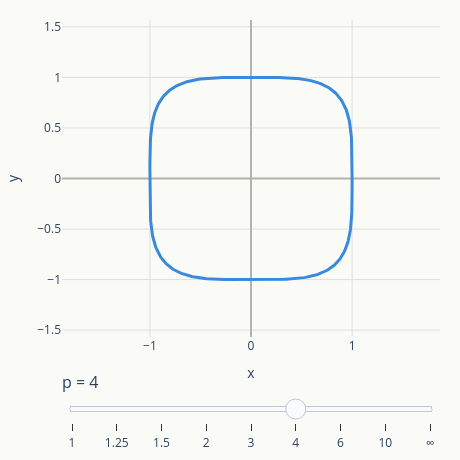

Notebook code for this chart:
### Markdown cell above
**Интерактив:** Двигайте слайдер, чтобы увидеть, как меняется форма единичная сферы в метрике $l_p$ при различных значениях $p$.

### Code cell
#| echo: false

import numpy as np
import plotly.graph_objects as go
import plotly.io as pio
pio.renderers.default = "plotly_mimetype+notebook_connected"

max_p = 200

# Значения p для слайдера. max_p используется как приближение p = infinity.
p_values = [1, 1.25, 1.5, 2, 3, 4, 6, 10, max_p]


def unit_curve_p(p, n=400):
    """Параметрические точки кривой |x|^p + |y|^p = 1 (суперэллипс)."""
    t = np.linspace(0, 2 * np.pi, n)
    c, s = np.cos(t), np.sin(t)
    x = np.sign(c) * np.abs(c) ** (2 / p)
    y = np.sign(s) * np.abs(s) ** (2 / p)
    return x, y

# Цвет линии в зависимости от p (тёплый -> холодный по мере роста p)
def curve_color(p):
    if p <= 1:
        return "#D85A30"   # coral -- манхэттенская метрика
    elif p < 2:
        return "#EF9F27"   # amber -- промежуточный случай
    elif p == 2:
        return "#378ADD"   # blue -- евклидова метрика
    elif p == max_p:
        return "#993556"   # blue -- евклидова метрика
    else:
        return "#1D9E75"   # teal -- метрика Чебышёва / промежуточные

def frame_xy(p):
    if p == max_p:  # p = infinity -- точные координаты квадрата, без суперэллипса
        return np.array([1, -1, -1, 1, 1]), np.array([1, 1, -1, -1, 1])
    return unit_curve_p(p)

frames = []
for p in p_values:
    x, y = frame_xy(p)
    label = "∞" if p == max_p else (str(int(p)) if p == int(p) else str(p))
    frames.append(
        go.Frame(
            data=[go.Scatter(x=x, y=y, mode="lines",
                              line=dict(color=curve_color(p), width=3))],
            name=label,
        )
    )

x0, y0 = unit_curve_p(p_values[3])  # стартовый кадр -- p = 2

fig = go.Figure(
    data=[go.Scatter(x=x0, y=y0, mode="lines",
                      line=dict(color=curve_color(2), width=3))],
    layout=go.Layout(
        paper_bgcolor="#FAFAF7",
        plot_bgcolor="#FAFAF7",
        xaxis=dict(range=[-1.4, 1.4], zeroline=True, zerolinecolor="#B4B2A9",
                    gridcolor="#E1E0D9", scaleanchor="y", title="x"),
        yaxis=dict(range=[-1.4, 1.4], zeroline=True, zerolinecolor="#B4B2A9",
                    gridcolor="#E1E0D9", title="y"),
        width=500,
        height=500,
        margin=dict(l=40, r=20, t=20, b=40),
        sliders=[dict(
            active=3,
            currentvalue=dict(prefix="p = ", font=dict(size=16)),
            pad=dict(t=30),
            steps=[
                dict(
                    method="animate",
                    args=[[f.name], dict(mode="immediate",
                                          frame=dict(duration=0, redraw=True),
                                          transition=dict(duration=max_p))],
                    label=f.name,
                )
                for f in frames
            ],
        )],
    ),
    frames=frames,
)

fig.show()

### Figure 1 — Plotly figure (JSON) as saved in the notebook; plotly's stock layout.template omitted (floating-point values rounded to 4 significant figures; data arrays with more than 128 entries replaced by an {"elided": "..."} marker saying what was removed)
{"data": [{"line": {"color": "#378ADD", "width": 3}, "mode": "lines", "type": "scatter", "x": {"elided": "400 float values"}, "y": {"elided": "400 float values"}}], "layout": {"height": 460, "margin": {"b": 40, "l": 40, "r": 20, "t": 20}, "paper_bgcolor": "#FAFAF7", "plot_bgcolor": "#FAFAF7", "sliders": [{"active": 5, "currentvalue": {"font": {"size": 16}, "prefix": "p = "}, "pad": {"t": 30}, "steps": [{"args": [["1"], {"frame": {"duration": 0, "redraw": true}, "mode": "immediate", "transition": {"duration": 200}}], "label": "1", "method": "animate"}, {"args": [["1.25"], {"frame": {"duration": 0, "redraw": true}, "mode": "immediate", "transition": {"duration": 200}}], "label": "1.25", "method": "animate"}, {"args": [["1.5"], {"frame": {"duration": 0, "redraw": true}, "mode": "immediate", "transition": {"duration": 200}}], "label": "1.5", "method": "animate"}, {"args": [["2"], {"frame": {"duration": 0, "redraw": true}, "mode": "immediate", "transition": {"duration": 200}}], "label": "2", "method": "animate"}, {"args": [["3"], {"frame": {"duration": 0, "redraw": true}, "mode": "immediate", "transition": {"duration": 200}}], "label": "3", "method": "animate"}, {"args": [["4"], {"frame": {"duration": 0, "redraw": true}, "mode": "immediate", "transition": {"duration": 200}}], "label": "4", "method": "animate"}, {"args": [["6"], {"frame": {"duration": 0, "redraw": true}, "mode": "immediate", "transition": {"duration": 200}}], "label": "6", "method": "animate"}, {"args": [["10"], {"frame": {"duration": 0, "redraw": true}, "mode": "immediate", "transition": {"duration": 200}}], "label": "10", "method": "animate"}, {"args": [["∞"], {"frame": {"duration": 0, "redraw": true}, "mode": "immediate", "transition": {"duration": 200}}], "label": "∞", "method": "animate"}]}], "width": 460, "xaxis": {"gridcolor": "#E1E0D9", "range": [-1.4, 1.4], "scaleanchor": "y", "title": {"text": "x"}, "zeroline": true, "zerolinecolor": "#B4B2A9"}, "yaxis": {"gridcolor": "#E1E0D9", "range": [-1.4, 1.4], "title": {"text": "y"}, "zeroline": true, "zerolinecolor": "#B4B2A9"}}}
